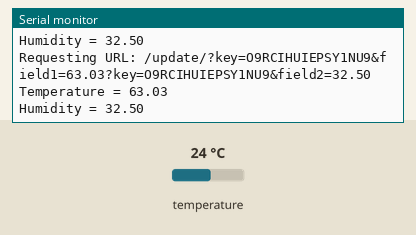
Simulated run of this sketch. Board: ESP8266 (NodeMCU). On the bench: the last lines printed to the serial monitor. Wiring (inferred from the names in the program): HTU21/Si7021 sensor at I2C address 0x40. The test bench sets the inputs (shaded band); at power-on: temperature 24 °C. WiFi joins after 1.5 s; servers stay silent unless stated.

Above: at 2.8 s.
2.9 s: temperature set to 12 °C
At 3.03 s:
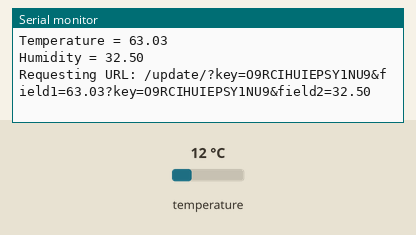
4.4 s: temperature set to 19 °C
At 4.44 s:
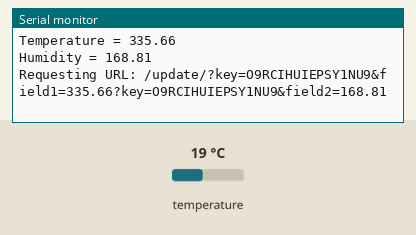
Timing chart, 0 to 7.4 s (numbered marks = the images above; inputs shaded):
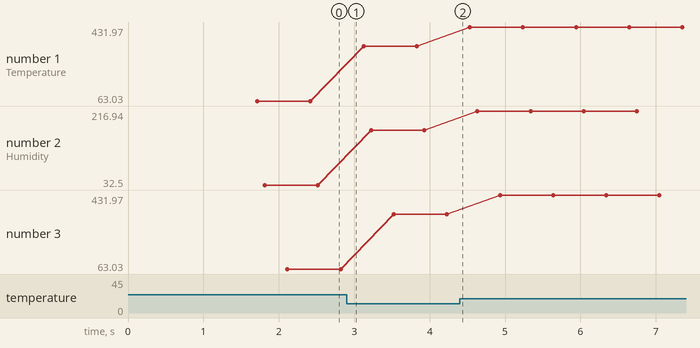

The sketch:

ESP_Si7005_thingspeak.ino
```cpp
#include <ESP8266WiFi.h>
#include <Wire.h>
#define DEBUG
#define DEBUG_PRINTER Serial
#ifdef DEBUG
#define DEBUG_PRINT(...) { DEBUG_PRINTER.print(__VA_ARGS__); }
#define DEBUG_PRINTLN(...) { DEBUG_PRINTER.println(__VA_ARGS__); }
#else
#define DEBUG_PRINT(...) {}
#define DEBUG_PRINTLN(...) {}
#endif
////////////////////////////////เป็นส่วนตัวแปลของ Si7005
int dataHighAddress = 0x01;
int dataLowAddress = 0x02;
byte data = 0xff;
byte dataH;
byte dataL;
int t;
int h;
float Temperature, Humidity;
///////////////////////////////
const char* ssid     = "CMMC.47";
const char* pass     = "guestnetwork";

float temp;
void connectWifi();
void reconnectWifiIfLinkDown();
void uploadThingsSpeak(float t,float H);

void setup() {
    Serial.begin(115200);
    Wire.begin();
    delay(10);
    connectWifi();
    delay(100);                //waiting sensor start
}

void loop() {
    Si7005_v1();
    uploadThingsSpeak(Temperature,Humidity);
    delay(200);
    reconnectWifiIfLinkDown();

}

void reconnectWifiIfLinkDown() {
    if (WiFi.status() != WL_CONNECTED) {
        DEBUG_PRINTLN("WIFI DISCONNECTED");
        connectWifi();
    }
}

void connectWifi() {
    DEBUG_PRINTLN();
    DEBUG_PRINTLN();
    DEBUG_PRINT("Connecting to ");
    DEBUG_PRINTLN(ssid);

    WiFi.begin(ssid, pass);
    while (WiFi.status() != WL_CONNECTED) {
        delay(500);
        DEBUG_PRINT(".");
    }

    DEBUG_PRINTLN("");
    DEBUG_PRINTLN("WiFi connected");
    DEBUG_PRINTLN("IP address: ");
    DEBUG_PRINTLN(WiFi.localIP());
}
void uploadThingsSpeak(float t,float H) {
    static const char* host = "api.thingspeak.com";   ///
    static const char* apiKey = "O9RCIHUIEPSY1NU9";   /// ตรงนี้ต้องแก้apiKeyเป็นของตัวเองนะครับ

    // Use WiFiClient class to create TCP connections
    WiFiClient client;
    const int httpPort = 80;
    if (!client.connect(host, httpPort)) {
        DEBUG_PRINTLN("connection failed");
        return;
    }

    // We now create a URI for the request
    String url = "/update/";
    //  url += streamId;
    //-----------------------------------------------
    url += "?key=";
    url += apiKey;
    url += "&field1=";
    url += t;
    //-----------------------------------------------
    url += "?key=";
    url += apiKey;
    url += "&field2=";
    url += H;
//    url += "&field4=";
//    url += h;
    //-----------------------------------------------


    DEBUG_PRINT("Requesting URL: ");
    DEBUG_PRINTLN(url);

    // This will send the request to the server
    client.print(String("GET ") + url + " HTTP/1.1\r\n" +
                 "Host: " + host + "\r\n" +
                 "Connection: close\r\n\r\n");
}
void Si7005_v1(){
   Wire.beginTransmission(0x40);
  Wire.write(0x03);
  Wire.write(0x11);
  Wire.endTransmission();
  delay(100);
  Wire.beginTransmission(0x40);
  Wire.write(0x00);
  Wire.requestFrom(0x40, 3);
  while (Wire.available())
  {
    data = Wire.read();
    t = (Wire.read() << 8);
    t |= Wire.read();
    t = t >> 2;
  }
  Wire.endTransmission();
  Temperature = (t / 32.00) - 50;
  Serial.print( "Temperature = " );
  Serial.println( Temperature );

  // Start the Humidity sensor
  Wire.beginTransmission(0x40);
  Wire.write(0x03);
  Wire.write(0x01);
  Wire.endTransmission();
  delay(100);
  Wire.beginTransmission(0x40);
  Wire.write(0x00);
  Wire.requestFrom(0x40, 3);
  while (Wire.available())
  {
    data = Wire.read();
    h = (Wire.read() << 8);
    h |= Wire.read();
    h= h >> 4;
    Wire.endTransmission();
    Humidity = (h / 16.00) - 24;
    Serial.print( "Humidity = " );
    Serial.println( Humidity );
    delay(100);
  }
  }
```

Measured:
- plotted number 1: 63.03 → 335.66 after the input at 2.9 s, 335.66 → 431.97 after the input at 4.4 s
- plotted number 2: 32.5 → 168.81 after the input at 2.9 s, 168.81 → 216.94 after the input at 4.4 s
- plotted number 3: 63.03 → 335.66 after the input at 2.9 s, 335.66 → 431.97 after the input at 4.4 s
